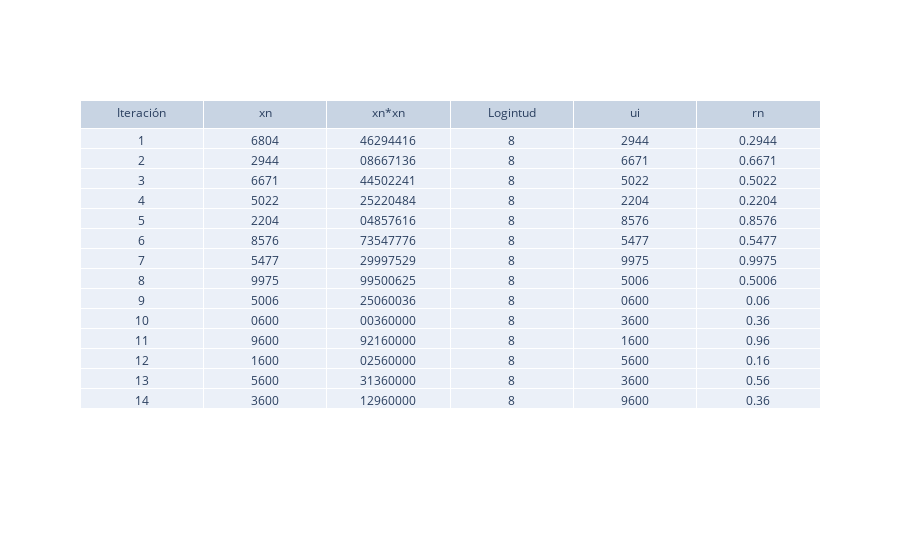
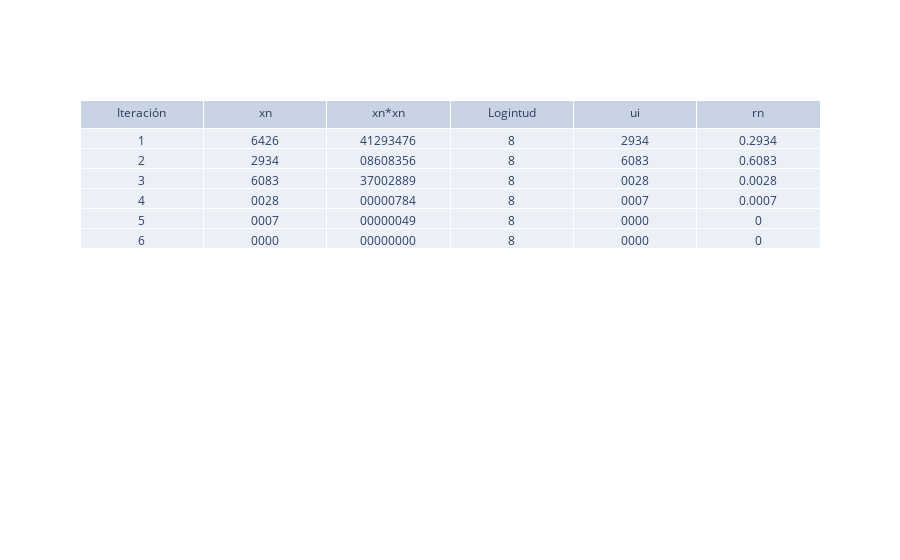
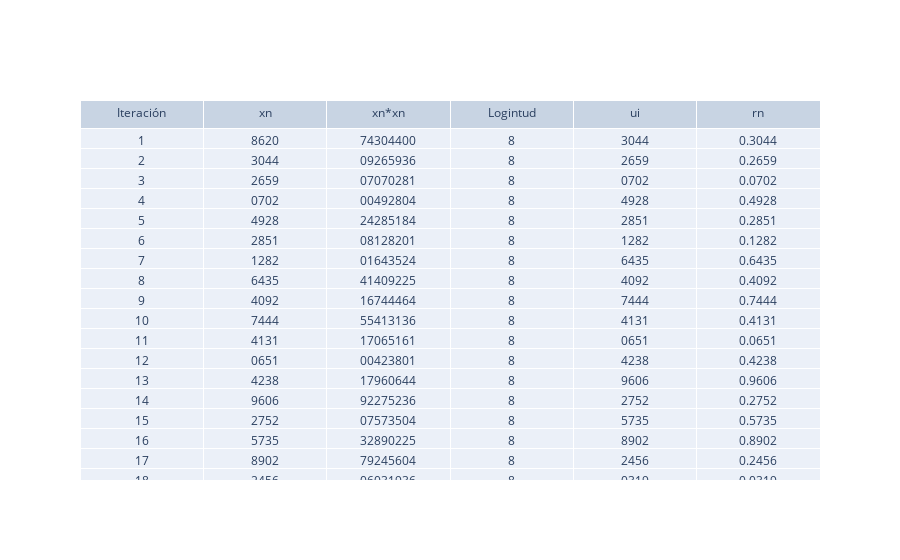
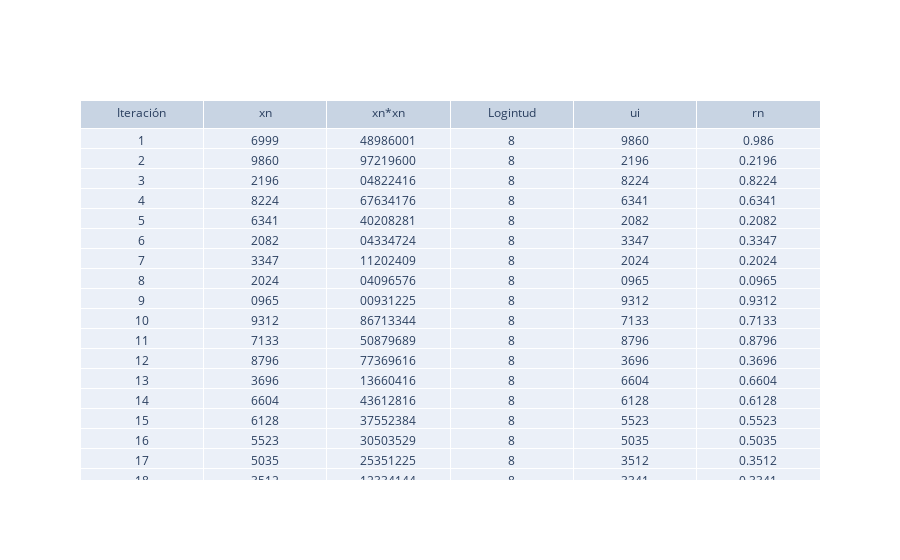

Notebook code cell kept with these figures, in order:
### Markdown cell above
# Metodo Cuadrados Medios

### Code cell
import numpy as np
import matplotlib.pyplot as pp
from tabulate import tabulate
from math import floor
import plotly.graph_objects as go
import wmi
import re
ui22=[]
similar=[]
nn=101
repetidos={}
for ii in range(1,51):
    
    ##se recomienda definir la semilla con digitos x0>3
    w = wmi.WMI(namespace="root\OpenHardwareMonitor")
    t = w.Sensor()
    x0= int(re.sub('[\.-]','',str(t[1].Value)[0:5]))
    print('Simulacion numero=: ',ii,'Con Semilla=: ',x0)
    
    ## Número de digitos
    digitos= 4
    ##x0 elevado a la potencia 2
    xn=pow(int(x0), 2)
    a=len(str(xn))
    ban=False
    ite=[]
    xn2=[]
    xi=[]
    ui2=[]
    rn2=[]
    
    l=[]
    
    for i in range(1,nn):
        ite.append(i)
        ## Elevamos al cuadrado la semilla
        
        xi.append(x0)
        x02= pow(int(x0), 2)
        ##Sacamos la longitud del valor del cuadrado de la semilla
        longitud= len(str(x02))
        ##Determinamos si la longitud es la misma que la inicial 
        #Si no es usamos el metodo de añadir "0" al lado izquierdo del numero
        if longitud<a:
            x02 = str(x02).zfill(a)
            longitud= len(str(x02))
        ## Calculamos UI en base a los digitos
        xn2.append(x02)
        l.append(longitud)
        cant= str(x02)
        aux= floor(len(cant)/2)
        di=digitos/2
        inicio=int(aux)-int(di)
        fin=int(aux)+int(di)
        cantt= str(x02)
        if digitos%2==0:
            ui=cantt[inicio:fin]
        else:
            ui=cantt[inicio:fin+1]
        if(ban==True):
            ui2.append(ui)
            ui2.remove(ui)
            l.remove(longitud)
            xn2.remove(x02)
            xi.remove(x0)
            ite.remove(i)
            break
        elif(ban==False):
            ui2.append(ui)
            if(i==nn):
                n=+10

        for aa in ui2:
            if(ui2.count(aa)>1):
                ui22.append([i,aa])
                similar.append(aa)
                repetidos[i]=aa
                ban=True
                break

        dd='1'
        dig=dd.ljust(digitos+1,'0')
        Rn=int(ui)/int(dig)
        rn2.append(Rn)
        x0=ui



    ##generamos una tabla con la libreria plotly.graph_objects
    fig = go.Figure(data=[go.Table(header=dict(values=['Iteración','xn', 'xn*xn','Logintud','ui','rn']),cells=dict(values=[ite,xi, xn2, l, ui2, rn2]))])
    fig.show()

### Figure 1 — Plotly figure (JSON) as saved in the notebook; plotly's stock layout.template omitted (floating-point values rounded to 4 significant figures)
{"data": [{"cells": {"values": [[1, 2, 3, 4, 5, 6, 7, 8, 9, 10, 11, 12, 13, 14], [6804, "2944", "6671", "5022", "2204", "8576", "5477", "9975", "5006", "0600", "9600", "1600", "5600", "3600"], [46294416, "08667136", 44502241, 25220484, "04857616", 73547776, 29997529, 99500625, 25060036, "00360000", 92160000, "02560000", 31360000, 12960000], [8, 8, 8, 8, 8, 8, 8, 8, 8, 8, 8, 8, 8, 8], ["2944", "6671", "5022", "2204", "8576", "5477", "9975", "5006", "0600", "3600", "1600", "5600", "3600", "9600"], [0.2944, 0.6671, 0.5022, 0.2204, 0.8576, 0.5477, 0.9975, 0.5006, 0.06, 0.36, 0.96, 0.16, 0.56, 0.36]]}, "header": {"values": ["Iteración", "xn", "xn*xn", "Logintud", "ui", "rn"]}, "type": "table"}], "layout": {}}

### Figure 2 — Plotly figure (JSON) as saved in the notebook; plotly's stock layout.template omitted (floating-point values rounded to 4 significant figures)
{"data": [{"cells": {"values": [[1, 2, 3, 4, 5, 6], [6426, "2934", "6083", "0028", "0007", "0000"], [41293476, "08608356", 37002889, "00000784", "00000049", "00000000"], [8, 8, 8, 8, 8, 8], ["2934", "6083", "0028", "0007", "0000", "0000"], [0.2934, 0.6083, 0.0028, 0.0007, 0, 0]]}, "header": {"values": ["Iteración", "xn", "xn*xn", "Logintud", "ui", "rn"]}, "type": "table"}], "layout": {}}

### Figure 3 — Plotly figure (JSON) as saved in the notebook; plotly's stock layout.template omitted (floating-point values rounded to 4 significant figures; data arrays with more than 128 entries replaced by an {"elided": "..."} marker saying what was removed)
{"data": [{"cells": {"values": {"elided": "6x46 mixed values"}}, "header": {"values": ["Iteración", "xn", "xn*xn", "Logintud", "ui", "rn"]}, "type": "table"}], "layout": {}}

### Figure 4 — Plotly figure (JSON) as saved in the notebook; plotly's stock layout.template omitted (floating-point values rounded to 4 significant figures; data arrays with more than 128 entries replaced by an {"elided": "..."} marker saying what was removed)
{"data": [{"cells": {"values": {"elided": "6x61 mixed values"}}, "header": {"values": ["Iteración", "xn", "xn*xn", "Logintud", "ui", "rn"]}, "type": "table"}], "layout": {}}
